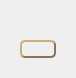
<?xml version="1.0" encoding="UTF-8"?>
<ui version="4.0">
 <class>light_switch</class>
 <widget class="QWidget" name="light_switch">
  <property name="geometry">
   <rect>
    <x>0</x>
    <y>0</y>
    <width>70</width>
    <height>76</height>
   </rect>
  </property>
  <property name="windowTitle">
   <string>Form</string>
  </property>
  <layout class="QVBoxLayout" name="verticalLayout_2">
   <item>
    <widget class="QWidget" name="widget" native="true">
     <layout class="QVBoxLayout" name="verticalLayout">
      <item>
       <widget class="QLabel" name="label">
        <property name="minimumSize">
         <size>
          <width>0</width>
          <height>0</height>
         </size>
        </property>
        <property name="maximumSize">
         <size>
          <width>100</width>
          <height>80</height>
         </size>
        </property>
        <property name="frameShape">
         <enum>QFrame::NoFrame</enum>
        </property>
        <property name="text">
         <string/>
        </property>
       </widget>
      </item>
      <item>
       <widget class="QPushButton" name="pushButton">
        <property name="minimumSize">
         <size>
          <width>0</width>
          <height>0</height>
         </size>
        </property>
        <property name="maximumSize">
         <size>
          <width>100</width>
          <height>70</height>
         </size>
        </property>
        <property name="styleSheet">
         <string notr="true">QPushButton {
border-style: outset;            /* 边框风格 */
border-width: 2px;               /* 边框宽度 */
border-radius: 5px;              /* 边框圆角 */
border-color: #8B7355;           /* 边框颜色 */}</string>
        </property>
        <property name="text">
         <string/>
        </property>
       </widget>
      </item>
     </layout>
    </widget>
   </item>
  </layout>
 </widget>
 <resources/>
 <connections/>
</ui>
